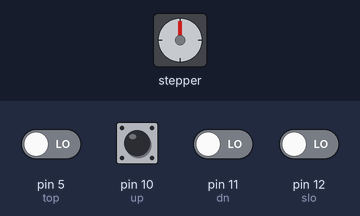
This sketch was run on a simulated Arduino Uno, built with avr-gcc and run on an emulated ATmega328P. On the bench: stepper motor. Wiring (inferred from the names in the program): stepper motor driver (200 steps per turn assumed): step pin 2; direction pin 3; enable pin 13. The test bench sets the inputs (shaded band); at power-on: pin 5 (top), pin 10 (up), pin 11 (dn), pin 12 (slo) LOW.

Above: at 1.2 s.
1.3 s: pin 11 (dn) driven HIGH
At 1.45 s:
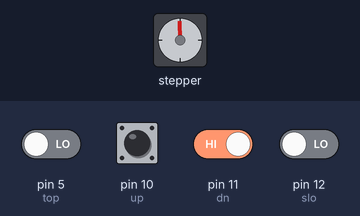
At 2.05 s:
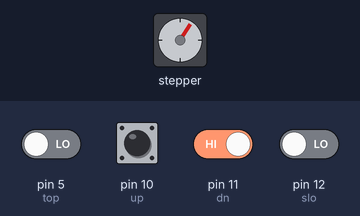
4.3 s: pin 10 (up) pulled HIGH for 0.15 s
At 4.45 s:
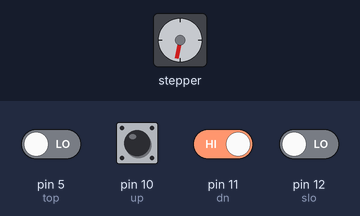
7.4 s: pin 12 (slo) driven HIGH
10.4 s: pin 10 (up) pulled HIGH for 1 s
Timing chart, 0 to 14.4 s (numbered marks = the images above; inputs shaded):
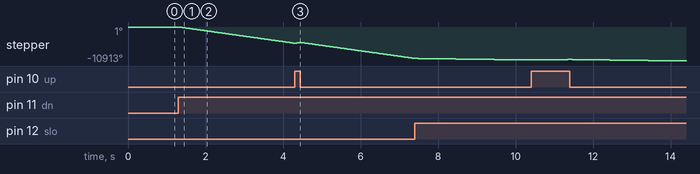

Measured:
- after the input at 1.3 s, stepper: keeps turning counter-clockwise at about 1741°/s, starting at once

The sketch:

antdrive.ino
```cpp
int stp = 2;
int dir = 3;
int top = 5;
int up = 10;
int dn = 11;
int slo = 12;
int en = 13;

void setup() {
  pinMode(stp, OUTPUT);
  pinMode(dir, OUTPUT);
  pinMode(en, OUTPUT);
  pinMode(up, INPUT);
  pinMode(dn, INPUT);
  pinMode(slo, INPUT);
  pinMode(top, INPUT);
}

void loop() {
  if (digitalRead(up) == HIGH && digitalRead(top) == LOW) {
    digitalWrite(en, LOW);
    digitalWrite(dir, HIGH);
    digitalWrite(stp, HIGH);
    delay(1);
    digitalWrite(stp, LOW);
  } else if (digitalRead(dn) == HIGH) {
    digitalWrite(en, LOW);
    digitalWrite(dir, LOW);
    digitalWrite(stp, HIGH);
    delay(1);
    digitalWrite(stp, LOW);
  } else {
    digitalWrite(en, HIGH);
  }
  if (digitalRead(slo) == HIGH) {
    delay(10);
  }
}
```
